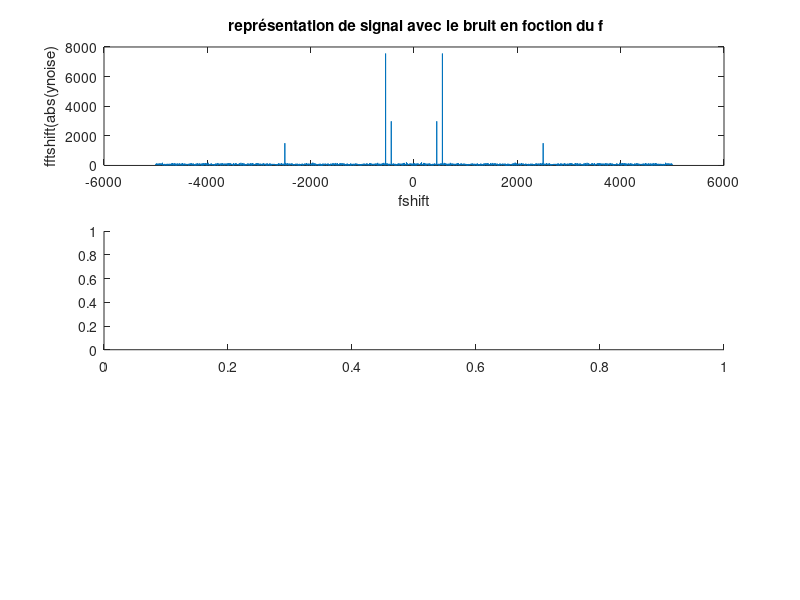

This chart was generated by the following MATLAB code: (Note: this script raises an error after producing the figure.)
clear all
close all
clc

%  representation temporelle du signal
fe = 1e4;
te = 1/fe;
N  = 5000;
t = (0:N-1)*te;
x = 1.2*cos(2*pi*440*t+1.2)+3*cos(2*pi*550*t)+0.6*cos(2*pi*2500*t);
plot(t,x)
grid on
title(" représentation de signl dans le domaine temporelle");
xlabel("t");
ylabel("x(t)");

%  representation frequentielle du signal

y = fft(x);
f = (0:N-1)*(fe/N);
plot(f,abs(y))
grid on
title(" représentation de signl dans le domaine frequentielle");
xlabel("f");
ylabel("x(f)");

%representation frequentielle du signal (fftshift)

fshift = (-N/2:N/2-1)*(fe/N);
plot(fshift,fftshift(abs(y)));
title(" représentation de signl dans le domaine frequentielle centree");
xlabel("shift");
ylabel("fftshift(abs(y))");


% % % % % % % % % % % % % % % % % % 


%creation de bruit
noise = randn(size(x));
plot(t,noise);
title(" représentation de bruit dans le temps");
xlabel("t");
ylabel("noise(t)");

% ajouter le bruit dans signal

xnoise = x + noise;
ynoise = fft(xnoise);
%tracage de signal bruitee en fonction de temps

plot(t,xnoise)

%representation frequentielle du signal bruite (fftshift)
plot(fshift,fftshift(abs(ynoise)))
title(" représentation de signal avec le bruit en foction du f");
xlabel("fshift");
ylabel("fftshift(abs(ynoise)");


% Conception de filtre

pass_bas = zeros(size(x));
fc = 3000;
index_fc = ceil((fc*N)/fe);
pass_bas(1:index_fc) = 1;
pass_bas(N-index_fc+1:N) = 1;

% filtrge

sigfilfrek = pass_bas.*ynoise;

subplot(3,1,1)
% représentation de signal avec le bruit en foction du f
plot(fshift,fftshift(abs(ynoise)))
title(" représentation de signal avec le bruit en foction du f");
xlabel("fshift");
ylabel("fftshift(abs(ynoise)");
subplot(3,1,2)

% représentation de signal avec le filtrie en foction du f (fftshift)
plot(fshift,fftshift(abs(fft(sigfiltmp))))
title(" représentation de signal filtree en foction du f");
xlabel("fshift");
ylabel("fftshift(abs(signalfltr)");

subplot(3,1,3)

% représentation de signal avec le filtrie en foction du temps (fftshift)
sigfiltmp = ifft(sigfilfrek,'symmetric');
plot(t,sigfiltmp)
title(" représentation de signal filtree en foction du t");
xlabel("t");
ylabel("signalfltr");

%Analyse fréquentielle du chant du rorqual bleu

[x,fe]=audioread("bluewhale.au");
chant = x(2.45e4:3.10e4);
% sound(chant,fe)
N = length(chant);
te = 1/fe;
t = (0:N-1)*(10*te);
subplot(2,1,1)
plot(t,chant)

y = abs(fft(chant)).^2/N; 
f = (0:floor(N/2))*(fe/N)/10;
subplot(2,1,2)
plot(f,y(1:floor(N/2)+1));

